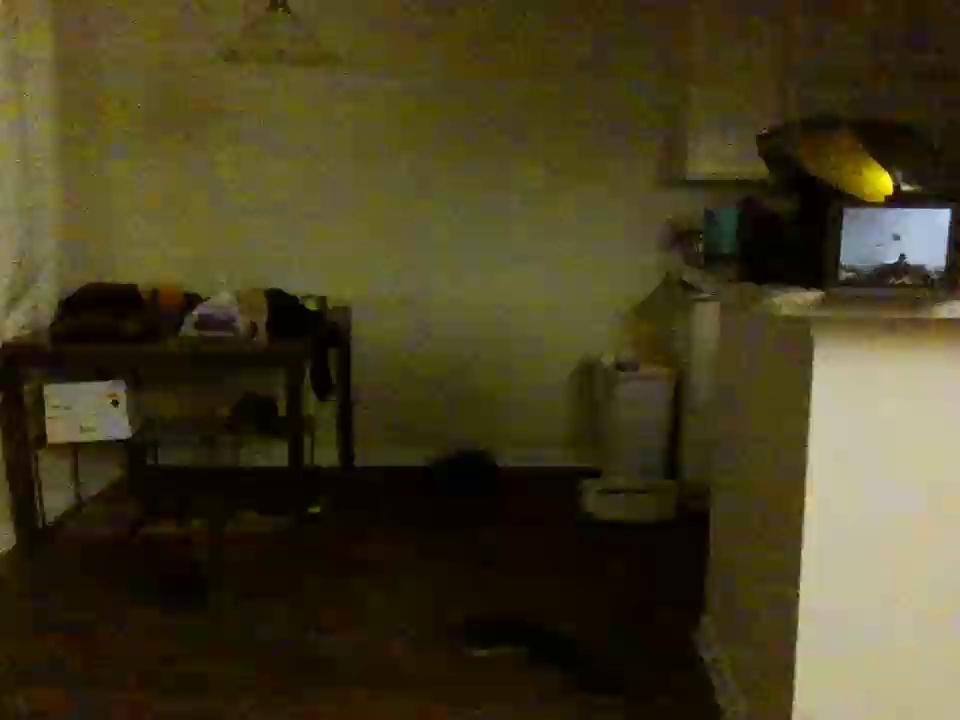
#> input picture 3D-CHESS Software/Flight Software/Tello/Modules/Location/Images/1677282758.7329972.jpg, 960 x 720 px, given in place of the camera
$ python ColorDetection.py
#> lines starting #> are read from the running program, lines starting #| are printed output that depends on the picture; after the words box and inside, x2 and y2 are one past the last pixel; in counts of white or black regions, pixels touching at a corner belong together
import cv2
import numpy as np

frameWidth = 1920
frameHeight = 1080
cap = cv2.VideoCapture(1)
cap.set(3, frameWidth)
cap.set(4, frameHeight)

deadZone = 200  # adjust center area for non-action
global imgContour


def empty(a):
    pass


cv2.namedWindow("HSV")
cv2.resizeWindow("HSV", 640, 240)
cv2.createTrackbar("HUE Min", "HSV", 19, 179, empty)
cv2.createTrackbar("HUE Max", "HSV", 35, 179, empty)
cv2.createTrackbar("SAT Min", "HSV", 107, 255, empty)
cv2.createTrackbar("SAT Max", "HSV", 255, 255, empty)
cv2.createTrackbar("VALUE Min", "HSV", 89, 255, empty)
cv2.createTrackbar("VALUE Max", "HSV", 255, 255, empty)

cv2.namedWindow("Parameters")
cv2.resizeWindow("Parameters", 640, 240)
cv2.createTrackbar("Threshold1", "Parameters", 166, 255, empty)
cv2.createTrackbar("Threshold2", "Parameters", 171, 255, empty)
cv2.createTrackbar("Area", "Parameters", 3750, 30000, empty)


def stackImages(scale, imgArray):
    rows = len(imgArray)
    cols = len(imgArray[0])
    rowsAvailable = isinstance(imgArray[0], list)
    width = imgArray[0][0].shape[1]
    height = imgArray[0][0].shape[0]
    if rowsAvailable:
        for x in range(0, rows):
            for y in range(0, cols):
                if imgArray[x][y].shape[:2] == imgArray[0][0].shape[:2]:
                    imgArray[x][y] = cv2.resize(imgArray[x][y], (0, 0), None, scale, scale)
                else:
                    imgArray[x][y] = cv2.resize(imgArray[x][y], (imgArray[0][0].shape[1], imgArray[0][0].shape[0]),
                                                None, scale, scale)
                if len(imgArray[x][y].shape) == 2: imgArray[x][y] = cv2.cvtColor(imgArray[x][y], cv2.COLOR_GRAY2BGR)
        imageBlank = np.zeros((height, width, 3), np.uint8)
        hor = [imageBlank] * rows
        hor_con = [imageBlank] * rows
        for x in range(0, rows):
            hor[x] = np.hstack(imgArray[x])
        ver = np.vstack(hor)
    else:
        for x in range(0, rows):
            if imgArray[x].shape[:2] == imgArray[0].shape[:2]:
                imgArray[x] = cv2.resize(imgArray[x], (0, 0), None, scale, scale)
            else:
                imgArray[x] = cv2.resize(imgArray[x], (imgArray[0].shape[1], imgArray[0].shape[0]), None, scale, scale)
            if len(imgArray[x].shape) == 2: imgArray[x] = cv2.cvtColor(imgArray[x], cv2.COLOR_GRAY2BGR)
        hor = np.hstack(imgArray)
        ver = hor
    return ver


def getContours(img, imgContour):
    contours, hierarchy = cv2.findContours(img, cv2.RETR_EXTERNAL, cv2.CHAIN_APPROX_NONE)
    for cnt in contours:
        area = cv2.contourArea(cnt)
        areaMin = cv2.getTrackbarPos("Area", "Parameters")
        if area > areaMin:
            cv2.drawContours(imgContour, cnt, -1, (255, 0, 255), 7)
            peri = cv2.arcLength(cnt, True)
            approx = cv2.approxPolyDP(cnt, 0.02 * peri, True)
            print(len(approx))
            x, y, w, h = cv2.boundingRect(approx)
            cv2.rectangle(imgContour, (x, y), (x + w, y + h), (0, 255, 0), 5)

            cv2.putText(imgContour, "Points: " + str(len(approx)), (x + w + 20, y + 20), cv2.FONT_HERSHEY_COMPLEX, .7,
                        (0, 255, 0), 2)
            cv2.putText(imgContour, "Area: " + str(int(area)), (x + w + 20, y + 45), cv2.FONT_HERSHEY_COMPLEX, 0.7,
                        (0, 255, 0), 2)
            cv2.putText(imgContour, " " + str(int(x)) + " " + str(int(y)), (x - 20, y - 45), cv2.FONT_HERSHEY_COMPLEX,
                        0.7,
                        (0, 255, 0), 2)

            cx = int(x + (w / 2))
            cy = int(y + (h / 2))

            if (cx < int(frameWidth / 2) - deadZone):
                cv2.putText(imgContour, " GO LEFT ", (20, 50), cv2.FONT_HERSHEY_COMPLEX, 1, (0, 0, 255), 3)
                cv2.rectangle(imgContour, (0, int(frameHeight / 2 - deadZone)),
                              (int(frameWidth / 2) - deadZone, int(frameHeight / 2) + deadZone), (0, 0, 255),
                              cv2.FILLED)
            elif (cx > int(frameWidth / 2) + deadZone):
                cv2.putText(imgContour, " GO RIGHT ", (20, 50), cv2.FONT_HERSHEY_COMPLEX, 1, (0, 0, 255), 3)
                cv2.rectangle(imgContour, (int(frameWidth / 2 + deadZone), int(frameHeight / 2 - deadZone)),
                              (frameWidth, int(frameHeight / 2) + deadZone), (0, 0, 255), cv2.FILLED)
            elif (cy < int(frameHeight / 2) - deadZone):
                cv2.putText(imgContour, " GO UP ", (20, 50), cv2.FONT_HERSHEY_COMPLEX, 1, (0, 0, 255), 3)
                cv2.rectangle(imgContour, (int(frameWidth / 2 - deadZone), 0),
                              (int(frameWidth / 2 + deadZone), int(frameHeight / 2) - deadZone), (0, 0, 255),
                              cv2.FILLED)
            elif (cy > int(frameHeight / 2) + deadZone):
                cv2.putText(imgContour, " GO DOWN ", (20, 50), cv2.FONT_HERSHEY_COMPLEX, 1, (0, 0, 255), 3)
                cv2.rectangle(imgContour, (int(frameWidth / 2 - deadZone), int(frameHeight / 2) + deadZone),
                              (int(frameWidth / 2 + deadZone), frameHeight), (0, 0, 255), cv2.FILLED)

            cv2.line(imgContour, (int(frameWidth / 2), int(frameHeight / 2)), (cx, cy),
                     (0, 0, 255), 3)


def display(img):
    cv2.line(img, (int(frameWidth / 2) - deadZone, 0), (int(frameWidth / 2) - deadZone, frameHeight), (255, 255, 0), 3)
    cv2.line(img, (int(frameWidth / 2) + deadZone, 0), (int(frameWidth / 2) + deadZone, frameHeight), (255, 255, 0), 3)

    cv2.circle(img, (int(frameWidth / 2), int(frameHeight / 2)), 5, (0, 0, 255), 5)
    cv2.line(img, (0, int(frameHeight / 2) - deadZone), (frameWidth, int(frameHeight / 2) - deadZone), (255, 255, 0), 3)
    cv2.line(img, (0, int(frameHeight / 2) + deadZone), (frameWidth, int(frameHeight / 2) + deadZone), (255, 255, 0), 3)


while True:

    _, img = cap.read()
#> img is the input picture: shape (720, 960, 3); mean B, G, R 33, 61.9, 69.5
    imgContour = img.copy()
    imgHsv = cv2.cvtColor(img, cv2.COLOR_BGR2HSV)
#> imgHsv: shape (720, 960, 3); mean H, S, V 23.9, 175.3, 69.9

    h_min = cv2.getTrackbarPos("HUE Min", "HSV")
    h_max = cv2.getTrackbarPos("HUE Max", "HSV")
    s_min = cv2.getTrackbarPos("SAT Min", "HSV")
    s_max = cv2.getTrackbarPos("SAT Max", "HSV")
    v_min = cv2.getTrackbarPos("VALUE Min", "HSV")
    v_max = cv2.getTrackbarPos("VALUE Max", "HSV")
    print(h_min)

    lower = np.array([h_min, s_min, v_min])
    upper = np.array([h_max, s_max, v_max])
    mask = cv2.inRange(imgHsv, lower, upper)
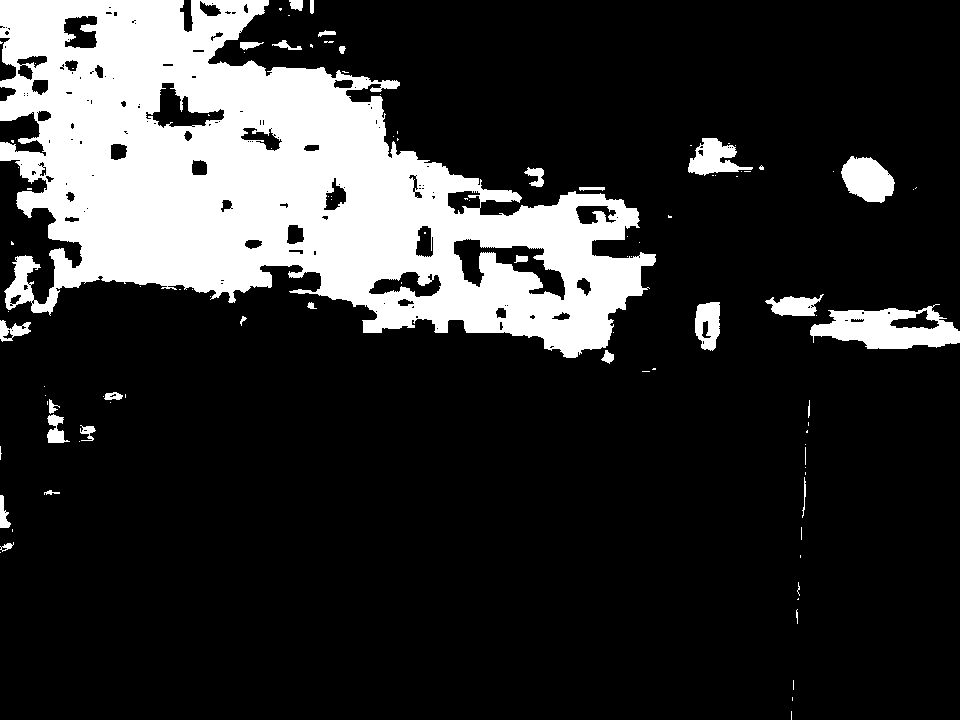
#> mask: shape (720, 960); 18.9% white; 104 white regions (75 under 20 px), largest, box (x1, y1, x2, y2) and area: (0, 0, 656, 358) 119320, (810, 304, 960, 349) 4004, (841, 156, 895, 203) 1760
    result = cv2.bitwise_and(img, img, mask=mask)
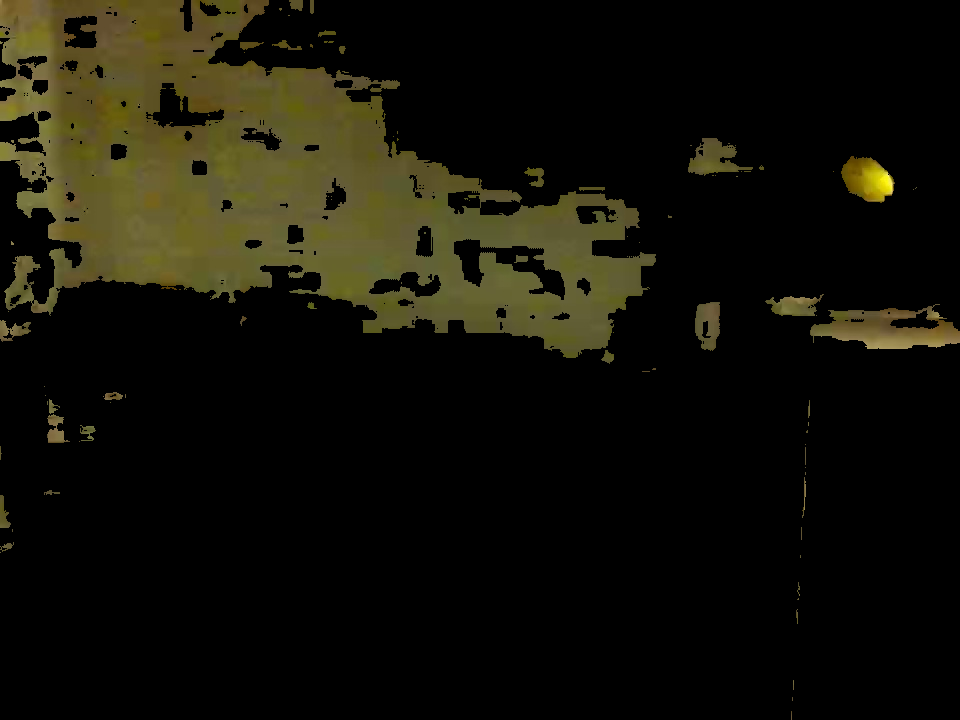
#> result: shape (720, 960, 3); mean B, G, R 8.2, 17.7, 19.2
    mask = cv2.cvtColor(mask, cv2.COLOR_GRAY2BGR)

    imgBlur = cv2.GaussianBlur(result, (7, 7), 1)
    imgGray = cv2.cvtColor(imgBlur, cv2.COLOR_BGR2GRAY)
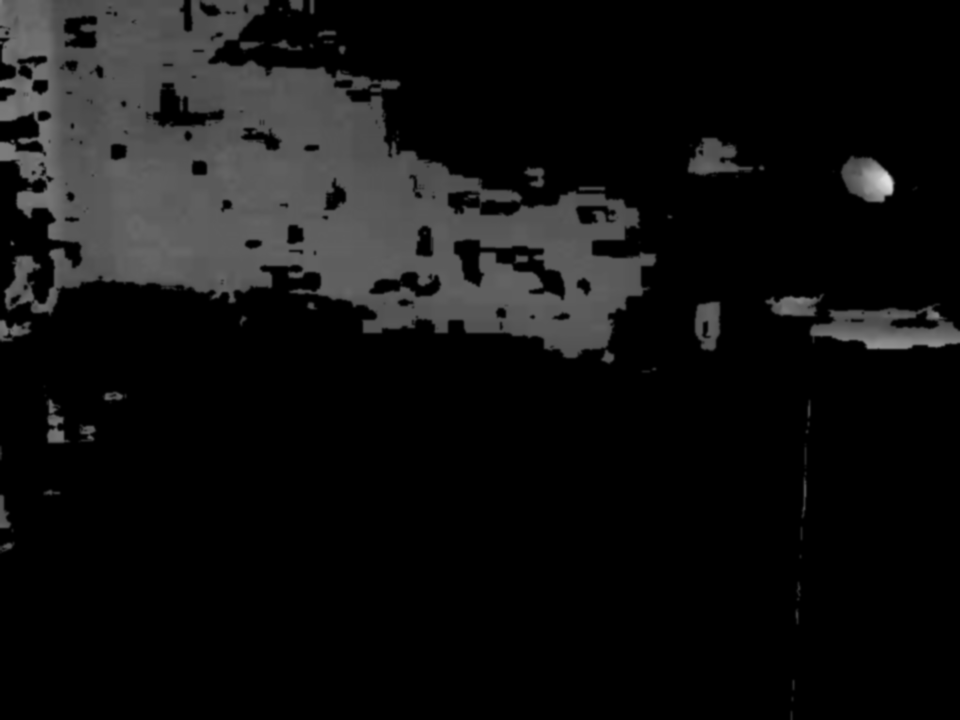
#> imgGray: shape (720, 960); min 0, max 224, mean 17.1
    threshold1 = cv2.getTrackbarPos("Threshold1", "Parameters")
    threshold2 = cv2.getTrackbarPos("Threshold2", "Parameters")
    imgCanny = cv2.Canny(imgGray, threshold1, threshold2)
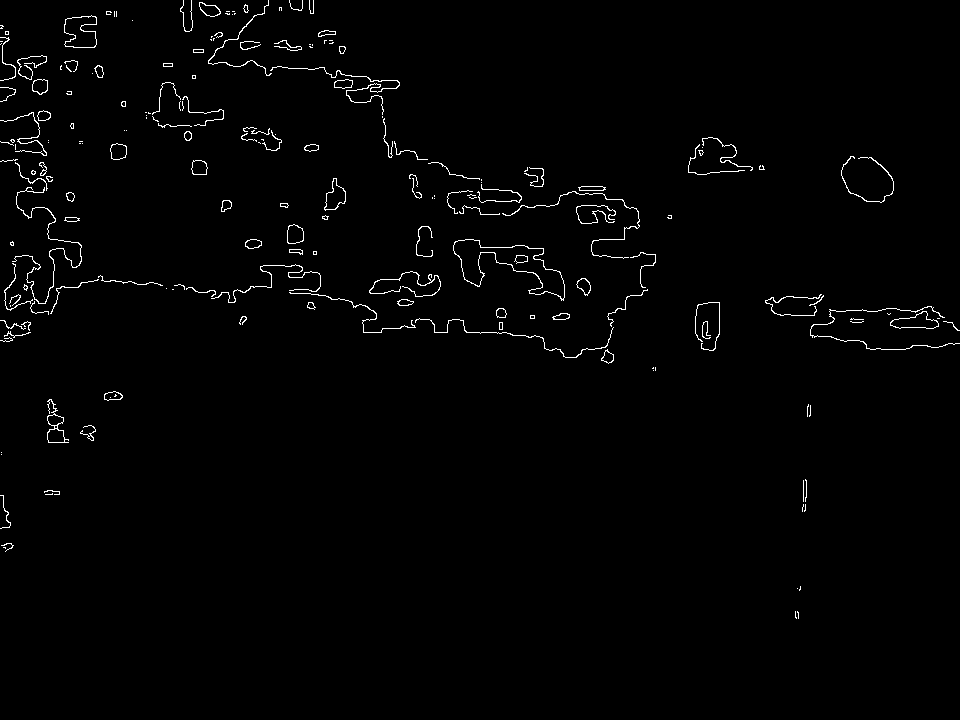
#> imgCanny: shape (720, 960); 1.3% white in thin lines or dots, all inside (x1, y1, x2, y2) = (0, 0, 960, 619)
    kernel = np.ones((5, 5))
    imgDil = cv2.dilate(imgCanny, kernel, iterations=1)
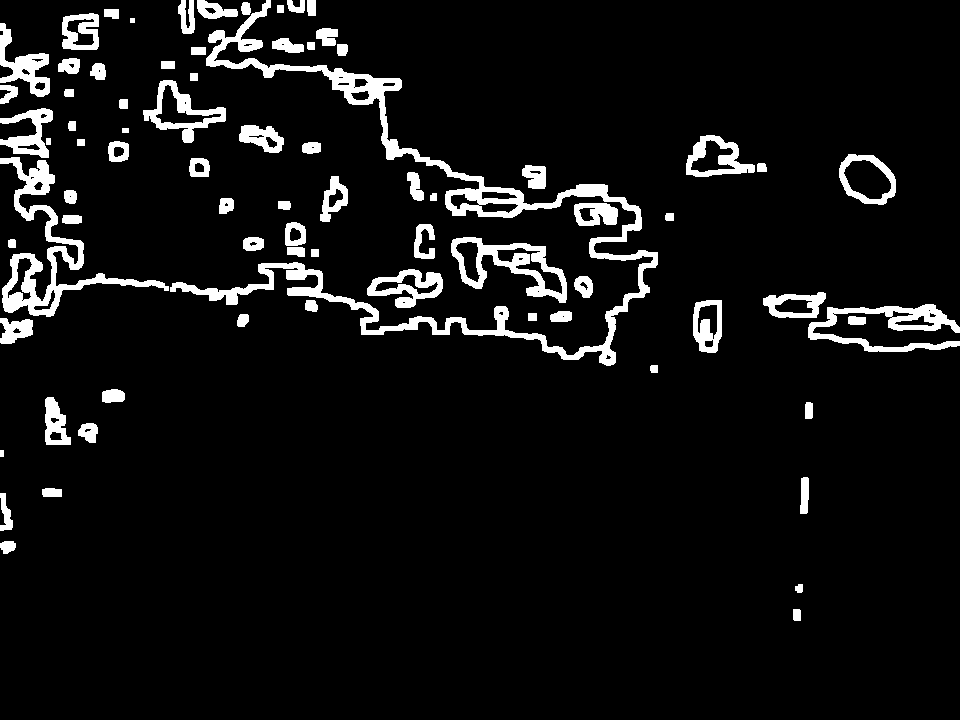
#> imgDil: shape (720, 960); 6.8% white; 77 white regions
    getContours(imgDil, imgContour)
#> in getContours, `contours, hierarchy = cv2.findContours(img, cv2.RETR_EXTERNAL, cv2.CHA..`: contours = 77 contours, 2 with area under 20; largest, box (x1, y1, x2, y2) and area: (170, 0, 658, 366) 12368, (0, 157, 169, 317) 4768, (451, 237, 567, 303) 3570, (808, 304, 960, 352) 2559, (143, 80, 226, 143) 2179
#> in getContours, `area = cv2.contourArea(cnt)`: area = 76
    display(imgContour)
#> in display, `cv2.circle(img, (int(frameWidth / 2), int(frameHeight / 2)), 5, (0, 0,..`: img: shape (720, 960, 3); mean B, G, R 38.8, 51.1, 168.3
#> in display, `cv2.line(img, (0, int(frameHeight / 2) - deadZone), (frameWidth, int(f..`:
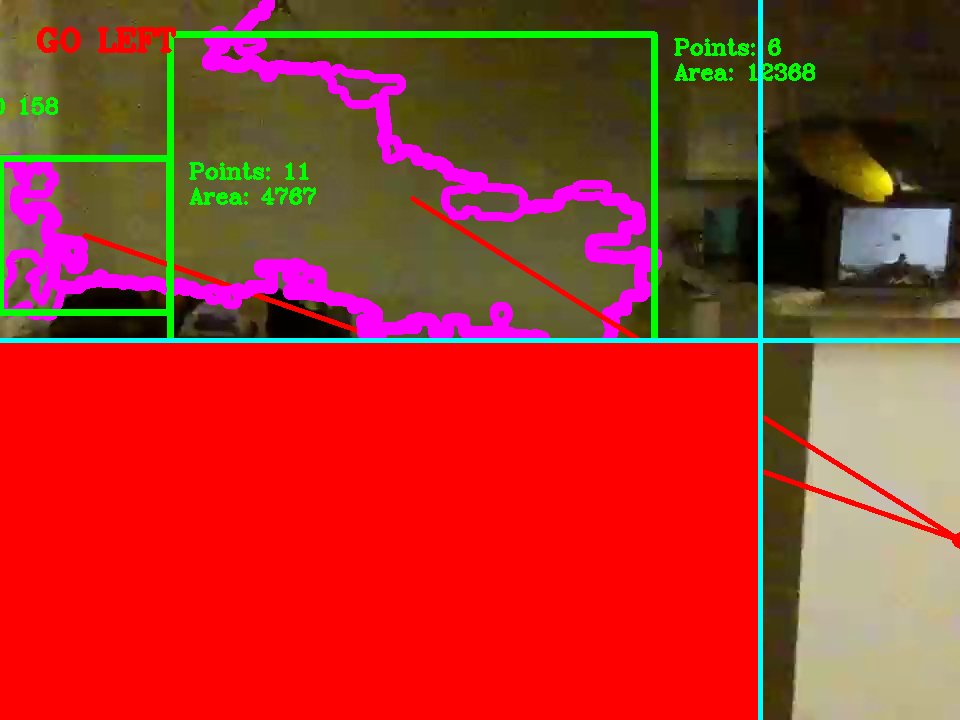
#> img: shape (720, 960, 3); mean B, G, R 40.4, 52.6, 167.1

    stack = stackImages(.25, ([img, result], [imgDil, imgContour]))
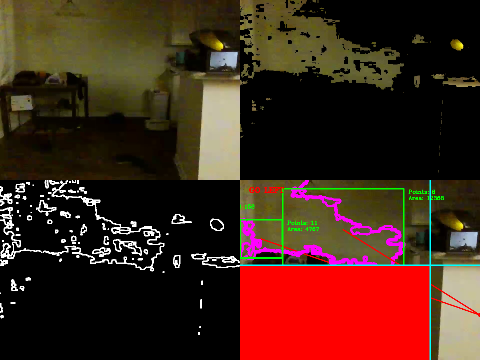
#> stack: shape (360, 480, 3); mean B, G, R 25, 37.6, 68.3

    cv2.imshow('Horizontal Stacking', stack)
    if cv2.waitKey(1) & 0xFF == ord('q'):
#> (key q is pressed here)
        break

cap.release()
cv2.destroyAllWindows()

$ run again, on 3D-CHESS Software/Flight Software/Tello/Modules/Location/Images/1677284551.6181977.jpg
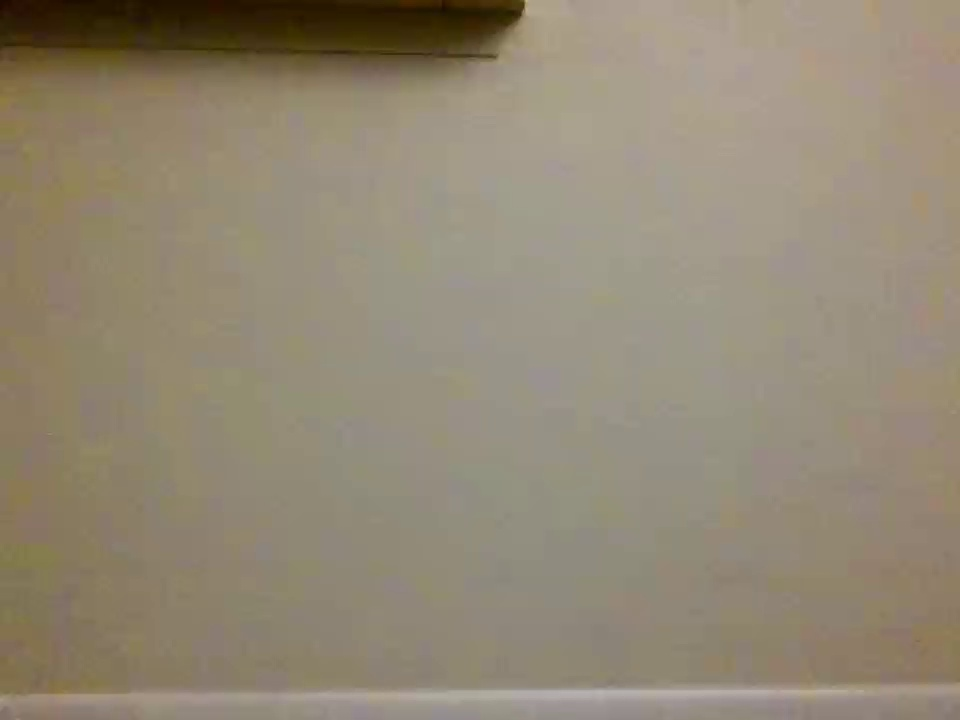
#> input picture 3D-CHESS Software/Flight Software/Tello/Modules/Location/Images/1677284551.6181977.jpg, 960 x 720 px, given in place of the camera
#> img is the input picture: shape (720, 960, 3); mean B, G, R 116.1, 135.7, 146.3
#> imgHsv: shape (720, 960, 3); mean H, S, V 19.8, 57.9, 146.3
#> `mask = cv2.inRange(imgHsv, lower, upper)`:
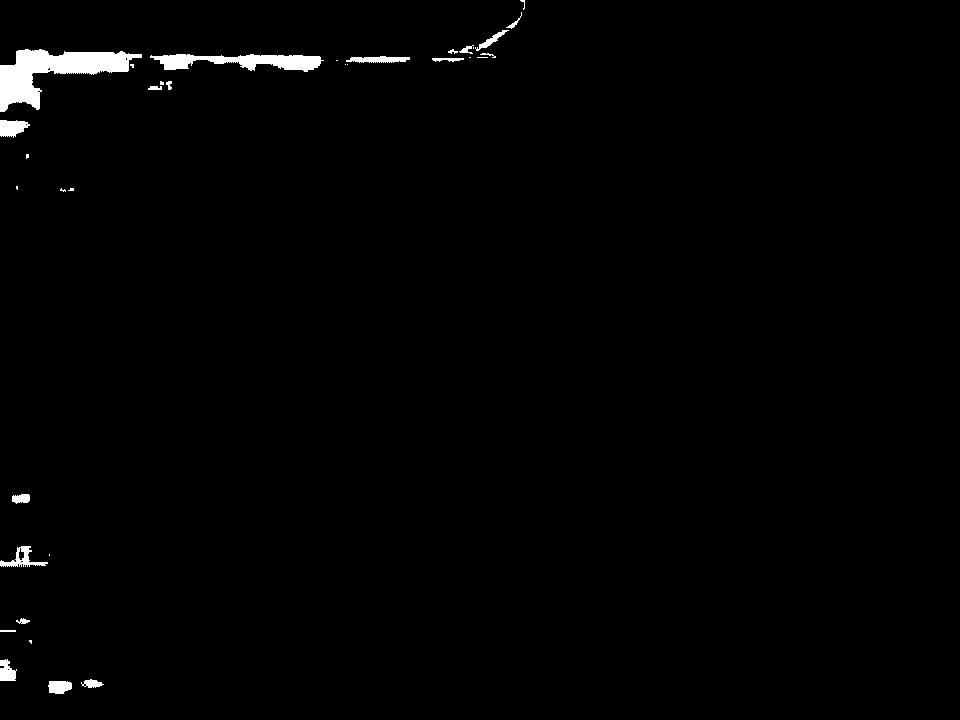
#> mask: shape (720, 960); 1.2% white; 34 white regions (15 under 20 px), largest, box (x1, y1, x2, y2) and area: (0, 49, 142, 112) 3755, (150, 54, 324, 72) 1766, (0, 120, 30, 138) 380
#> imgCanny: shape (720, 960); 0.28% white in thin lines or dots, all inside (x1, y1, x2, y2) = (0, 0, 526, 695)
#> imgDil: shape (720, 960); 1.4% white; 18 white regions
#> contours = 18 contours; largest, box (x1, y1, x2, y2) and area: (148, 52, 325, 74) 2612, (0, 47, 144, 115) 1746, (430, 15, 523, 64) 1193, (0, 543, 50, 569) 708, (344, 54, 413, 65) 609
#> area = 416
#> `stack = stackImages(.25, ([img, result], [imgDil, imgContour]))`:
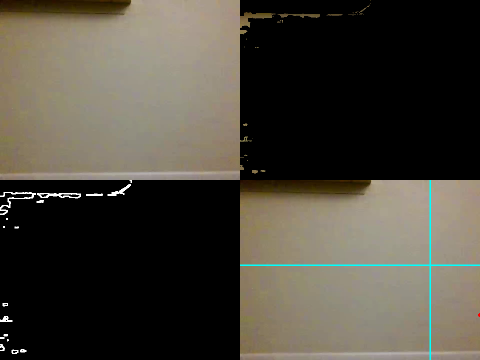
#> stack: shape (360, 480, 3); mean B, G, R 59.6, 69.5, 73.9
